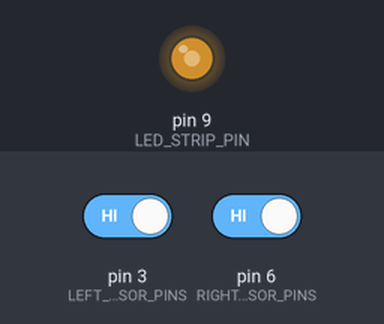
This sketch was run on a simulated Arduino Uno, built with avr-gcc and run on an emulated ATmega328P. Parts: output pins drawn as LEDs (lit = HIGH). Inputs (shaded band) come from the test bench; at power-on: pin 6 (RIGHT_DOOR_STATUS_SENSOR_PINS) HIGH, pin 3 (LEFT_DOOR_STATUS_SENSOR_PINS) HIGH.

Above: at 1.2 s.
1.3 s: pin 6 (RIGHT_DOOR_STATUS_SENSOR_PINS) driven LOW
At 3.0 s:
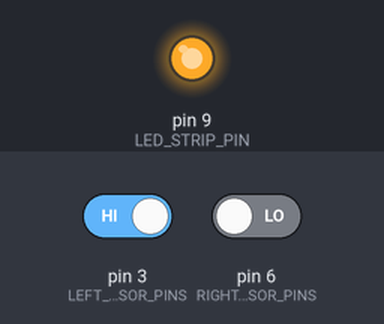
3.5 s: pin 3 (LEFT_DOOR_STATUS_SENSOR_PINS) driven LOW
At 5.2 s:
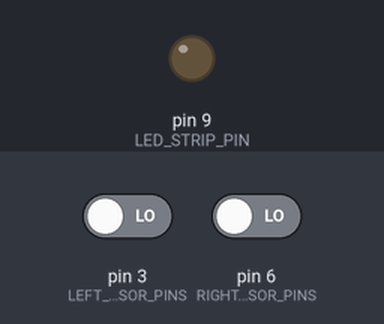
Timing chart, 0 to 6.7 s (numbered marks = the images above; inputs shaded):
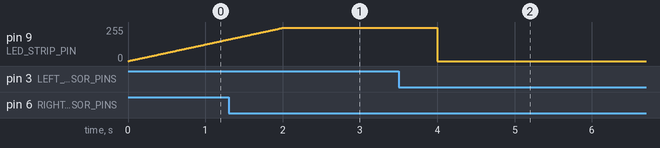

Measured:
- after the input at 3.5 s, pin 9 (LED_STRIP_PIN): 251/255 → 0/255 after 0.50 s

The sketch:

inside-backlight.ino
```cpp
/*
Скетч подсветки в шкафу
Реализованно на 2 микриках от мышки, которые так идеально встали в зазор между дверью и верхней крышкой(И какого хрена с завода там зазор),
куске ленты и валяющейся без дела атмеги

~/dev by f.kinuo, 2021
*/

// ---- PINS DEFINE ----
#define LED_STRIP_PIN                 9   // Пин светодиодной ленты
#define LEFT_DOOR_STATUS_SENSOR_PINS  3   // Пин датчика левой двери
#define RIGHT_DOOR_STATUS_SENSOR_PINS 6   // Пин датчика правой двери
// ---- ---- ----

// ---- CONFIG CONSTS ----
const uint32_t SMOOTH_LIGHT_SPEED = 2000;  // Насколько быстро в MS зажигать на полную свет
const uint8_t LED_MAX_BRIGHTNESS = 250;  // Яркость подсветки 0-255
// ---- ---- ----

// ---- SYSTEM VARS ----
uint8_t led_current_brightness = 0;
// ---- ---- ----

// ---- LIBS ----
#include "GyverButton.h"
#include "GyverTimer.h"
// ---- ---- ----

// ---- CONSTRUCTORS ----
GTimer smoothLightTimer(US, (SMOOTH_LIGHT_SPEED / LED_MAX_BRIGHTNESS) * 1000);
GButton leftDoorSensor(LEFT_DOOR_STATUS_SENSOR_PINS, HIGH_PULL, NORM_OPEN);
GButton rightDoorSensor(RIGHT_DOOR_STATUS_SENSOR_PINS, HIGH_PULL, NORM_OPEN);
// ---- ---- ----


void setup() {
//  Однажды здесь будет что-то, но не сейчас )0)
}

void loop() {
  check_handlers();  // Проверяет все обработчики
  /*
   Вызывает функцию мягкого переключения режима света в зависимости от состояния микриков
   Если оба микрика зажаты, то выключаем, если хотя бы один отжат, то включаем

   Если работает наоборот, то пиздуем в раздел с конструктрами классов менять там
   настроечки у GButton (Скорее всего поменять NORM_OPEN нп NORM_CLOSE)
   */
  smooth_turn_light(!(leftDoorSensor.isHold() && rightDoorSensor.isHold()));
}
```

animations.ino
```cpp
/*
Модуль анимаций подсветки
*/

/*
Просто мягко включать свет
true - включить свет
false - выключить
*/
void smooth_turn_light(bool type_switch){
    // Вот эта шайтанка для проверки от переполнения байтика со значием текущей яркости
    // Ну и еще против флуда analogWrite без надобности))
    if ((!type_switch and led_current_brightness <= 0) || (type_switch and led_current_brightness > LED_MAX_BRIGHTNESS)) return;

    // Если таймер мягкости готов, то повышаем яркость на 1 ну или вырубаем ко всем чертям
    if (smoothLightTimer.isReady()) {
        if (type_switch){
            led_current_brightness++;
        } else {
            led_current_brightness = 0;
        }
        analogWrite(LED_STRIP_PIN, led_current_brightness); //  О святой ШИМ, спасибо, что существуешь
    }
}
```

handerls.ino
```cpp
/*
Модуль опроса всех обработчиков
*/

// Проверка обработчиков
void check_handlers(){
    // Проверяем микрики
    leftDoorSensor.tick();
    rightDoorSensor.tick();
}
```
